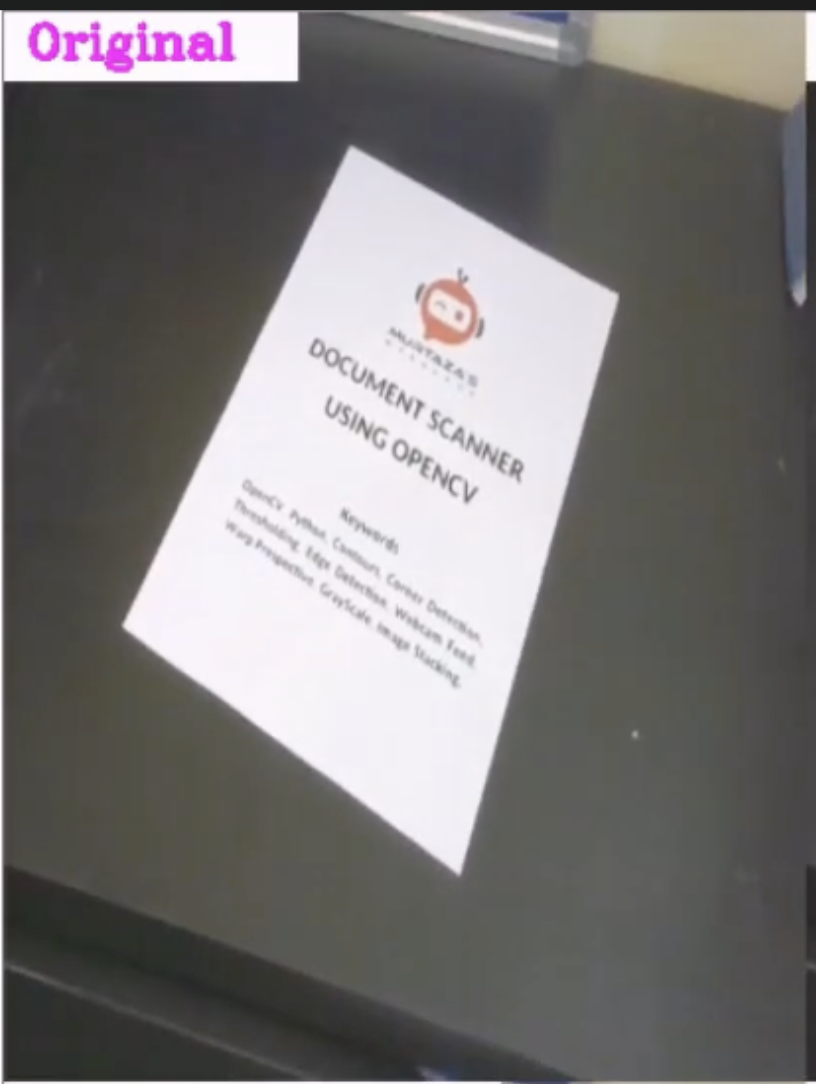
#> input picture image.png, 816 x 1084 px
$ python try.py   (older library calls are emulated)
#> lines starting #> are read from the running program, lines starting #| are printed output that depends on the picture; after the words box and inside, x2 and y2 are one past the last pixel; in counts of white or black regions, pixels touching at a corner belong together
#> further down, img is the input picture: shape (1084, 816, 3); mean B, G, R 117.4, 117.7, 120.2
import cv2
import numpy as np
canvas = np.zeros((720, 1280, 3), np.uint8)


def Canny_Edge(img, weak_th=None, strong_th=None):
    height, width = img.shape
#> height = 1084; width = 816

    gx = cv2.Sobel(np.float32(img), cv2.CV_64F, 1, 0, 3)
    gy = cv2.Sobel(np.float32(img), cv2.CV_64F, 0, 1, 3)
    mag, ang = cv2.cartToPolar(gx, gy, angleInDegrees=True)
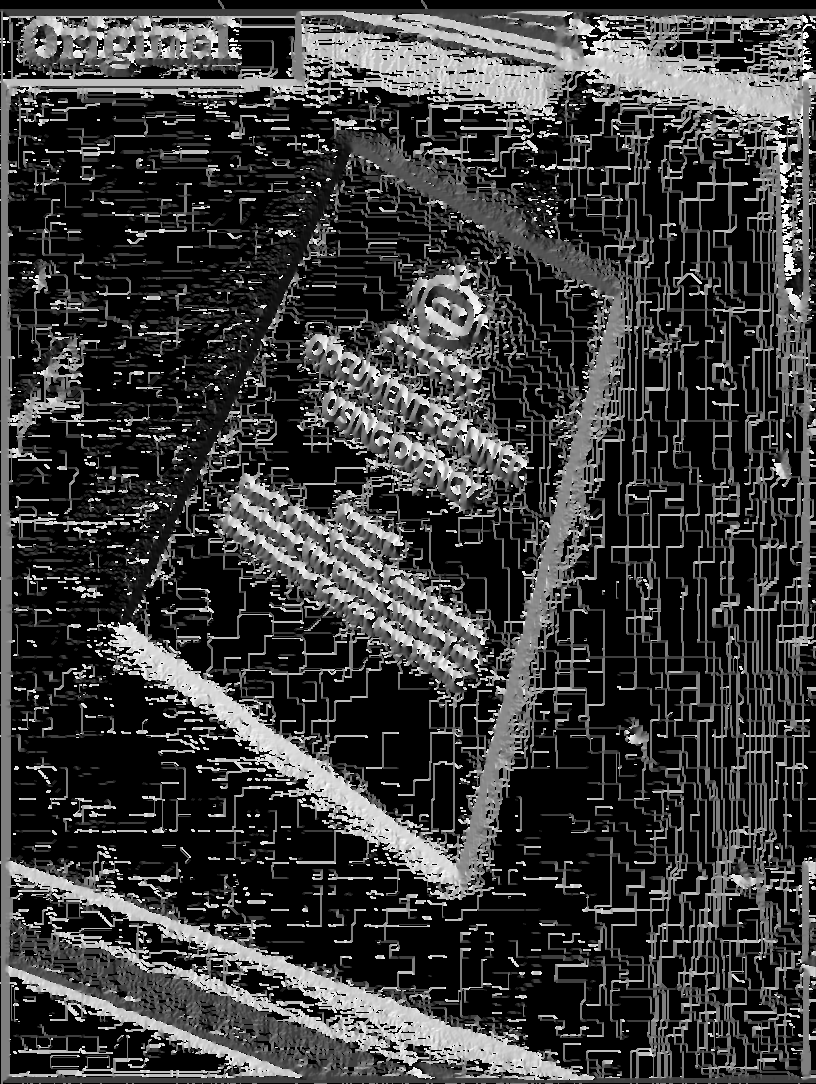
#> ang: shape (1084, 816) float64; min 0, max 359.8, mean 82.3; drawn with min black and max white

    mag_max = np.max(mag)
#> mag_max = 814
    if weak_th is None:
        weak_th = mag_max * 0.1
#> weak_th = 81.4
    if strong_th is None:
        strong_th = mag_max * 0.5
#> strong_th = 407

    for i_x in range(width):
            for i_y in range(height):
                grad_ang = ang[i_y, i_x]
                grad_ang = abs(
                    grad_ang - 180) if abs(grad_ang) > 180 else abs(grad_ang)

                if grad_ang <= 22.5:
                    neighb_1_x, neighb_1_y = i_x - 1, i_y
                    neighb_2_x, neighb_2_y = i_x + 1, i_y
                elif grad_ang > 22.5 and grad_ang <= 67.5:
                    neighb_1_x, neighb_1_y = i_x - 1, i_y - 1
                    neighb_2_x, neighb_2_y = i_x + 1, i_y + 1
                elif grad_ang > 67.5 and grad_ang <= 112.5:
                    neighb_1_x, neighb_1_y = i_x, i_y - 1
                    neighb_2_x, neighb_2_y = i_x, i_y + 1
                elif grad_ang > 112.5 and grad_ang <= 157.5:
                    neighb_1_x, neighb_1_y = i_x - 1, i_y + 1
                    neighb_2_x, neighb_2_y = i_x + 1, i_y - 1
                else:
                    neighb_1_x, neighb_1_y = i_x - 1, i_y
                    neighb_2_x, neighb_2_y = i_x + 1, i_y

                if 0 <= neighb_1_x < width and 0 <= neighb_1_y < height:
                    if mag[i_y, i_x] < mag[neighb_1_y, neighb_1_x]:
                        mag[i_y, i_x] = 0
                        continue

                if 0 <= neighb_2_x < width and 0 <= neighb_2_y < height:
                    if mag[i_y, i_x] < mag[neighb_2_y, neighb_2_x]:
                        mag[i_y, i_x] = 0

    ids = np.zeros_like(img)
    for i_x in range(width):
        for i_y in range(height):
            grad_mag = mag[i_y, i_x]
            if grad_mag < weak_th:
                mag[i_y, i_x] = 0
            elif strong_th > grad_mag >= weak_th:
                ids[i_y, i_x] = 1
            else:
                ids[i_y, i_x] = 2
    return mag


img = cv2.imread("image.png")


gray_image = cv2.cvtColor(img, cv2.COLOR_BGR2GRAY)

blurred_img = cv2.GaussianBlur(gray_image, (5, 5), 0)

edges = Canny_Edge(gray_image)
edges = np.uint8(edges)
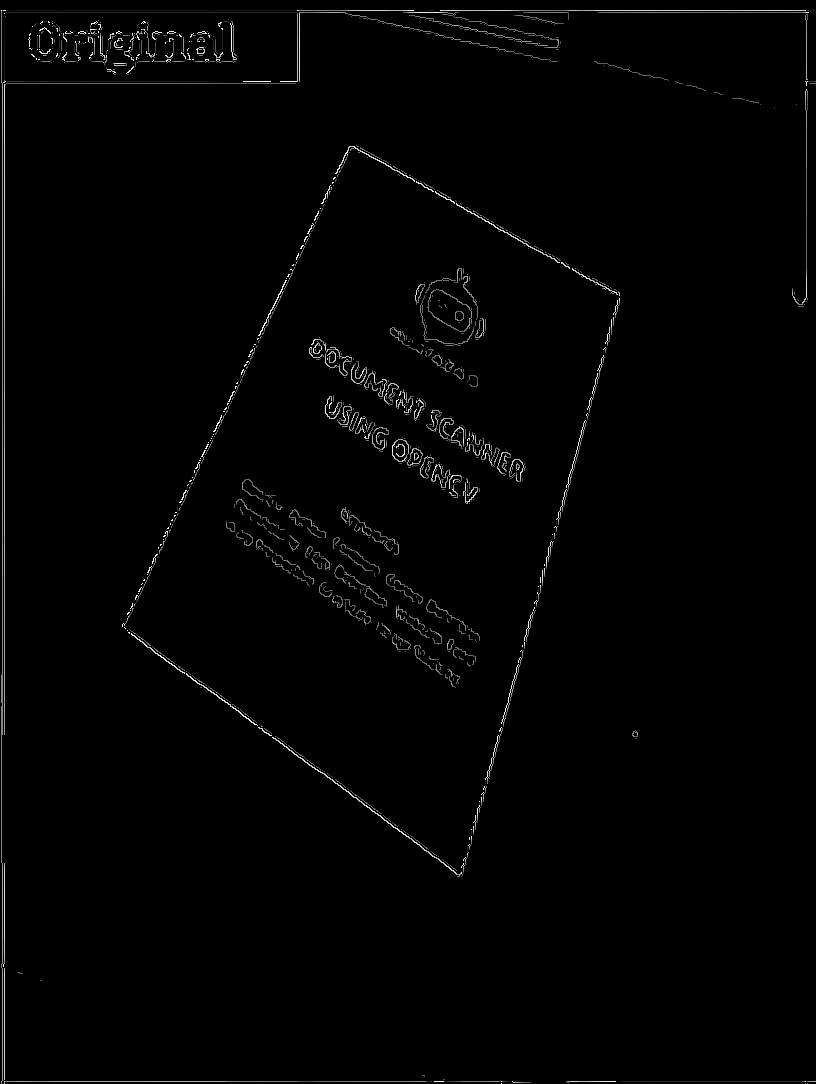
#> edges: shape (1084, 816); min 0, max 255, mean 2.8


contours, hierarchy=cv2.findContours(edges,cv2.RETR_EXTERNAL,cv2.CHAIN_APPROX_NONE)
#> contours = 512 contours, 459 with area under 20; largest, box (x1, y1, x2, y2) and area: (427, 289, 472, 332) 1156, (62, 31, 135, 75) 998, (0, 10, 816, 1084) 756, (187, 21, 237, 63) 537, (309, 339, 352, 376) 383
cv2.drawContours(img, contours, -1, (0,255,0), 1)
doc_box = sorted(contours,key=cv2.contourArea,reverse=True)[0]
#> doc_box = contour of 137 points, box (x1, y1, x2, y2) (427, 289, 472, 332), area 1156
cv2.drawContours(canvas,contours, -1, (0,255,0), 1)
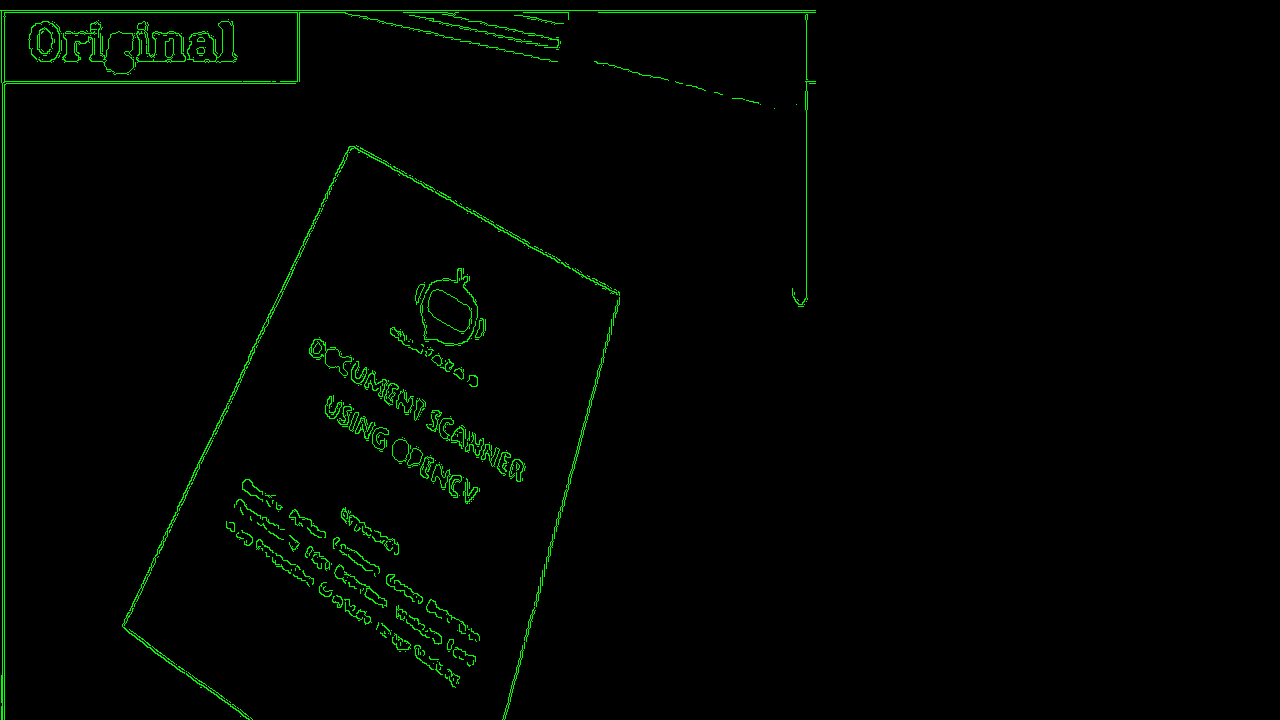
#> canvas: shape (720, 1280, 3); mean of channels 0, 1, 2 0, 4.1, 0; drawn as B, G, R
cv2.drawContours(img,[doc_box], -1, (0,255,0), 3)
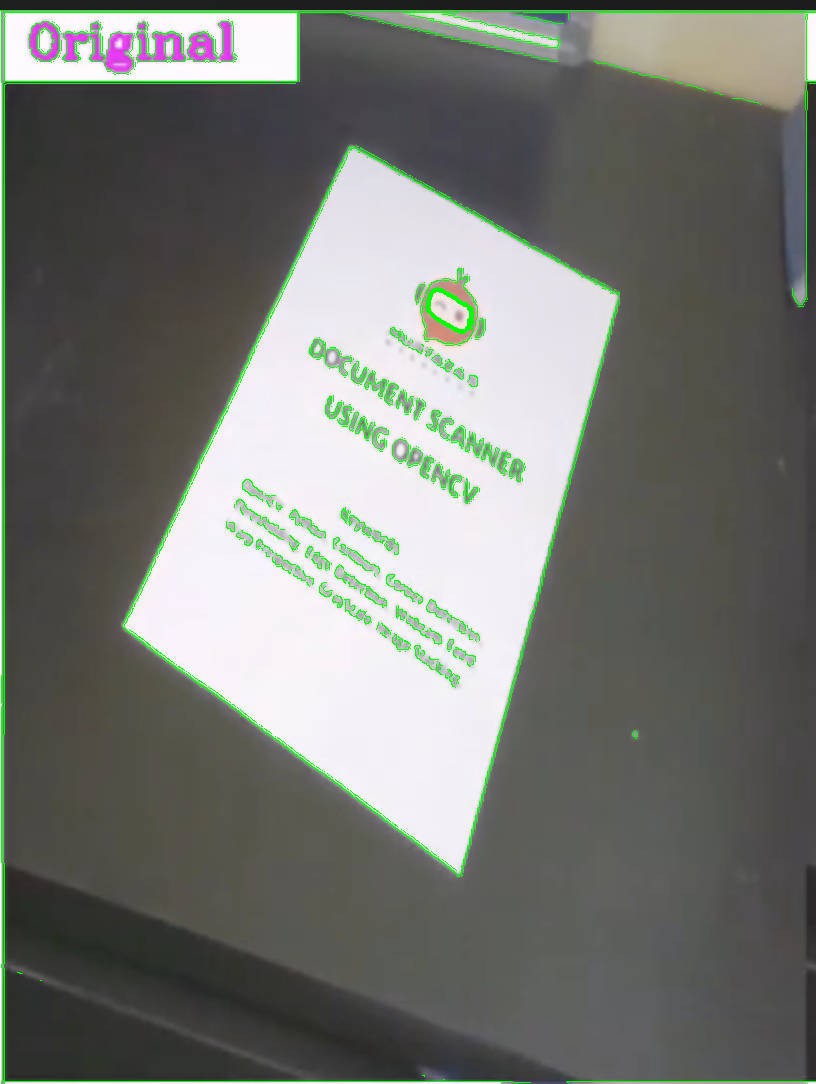
#> img: shape (1084, 816, 3); mean B, G, R 113.9, 119.6, 116.7


cv2.imshow("Document Contour",img)
cv2.imshow(". ",canvas)

# Show
cv2.imshow("Document Contour", img)
cv2.waitKey(0)
cv2.destroyAllWindows()
